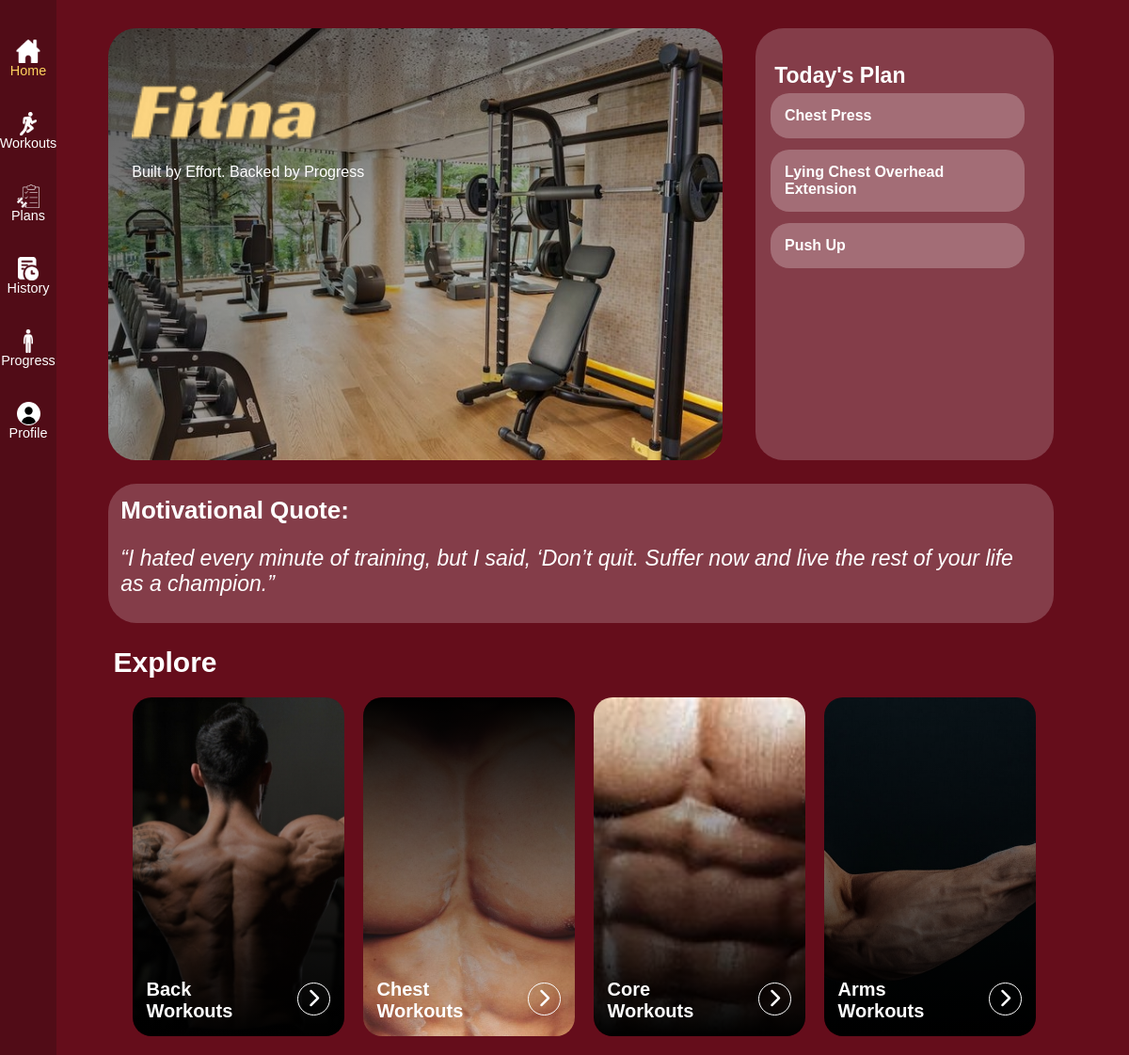
The page /home.php (signed in) on the database its author committed.
### tables this page shows
CREATE TABLE `workout_plan` (
  `id` int(11) NOT NULL,
  `user_id` int(11) NOT NULL,
  `workout_day` varchar(20) NOT NULL,
  `exercise_name` varchar(100) NOT NULL,
  `sets` int(11) NOT NULL,
  `reps` int(11) NOT NULL DEFAULT 0,
  `duration` int(11) NOT NULL DEFAULT 0,
  `completed` tinyint(1) NOT NULL DEFAULT 0,
  `planned_date` date DEFAULT NULL
);

### home.php (the view, shortened to what this page needs)
<?php
include("database.php");
$user_id = $_SESSION['user_id'];
$today = date('Y-m-d');
$sql = $conn->prepare("SELECT * FROM workout_plan WHERE user_id = ? AND planned_date = ?");
$sql->bind_param("is", $user_id, $today);
$sql->execute();
$result = $sql->get_result();
$quotes = [
    "“It’s supposed to be hard. If it wasn’t hard, everyone would do it.  The hard is what makes it great.”",
    "“You have to push past your perceived limits, push past that point you thought was as far as you can go.” ",
    "“If you want something you’ve never had, you must be willing to do something you’ve never done.”",
    "“Workout till you feel that pain and soreness in muscles. This one is good pain. No pain, no gain.”",
    "“Just believe in yourself. Even if you don’t, just pretend that you do and at some point, you will.”",
    "“I hated every minute of training, but I said, ‘Don’t quit. Suffer now and live the rest of your life as a champion.”",
    "“Most people fail, not because of lack of desire, but, because of lack of commitment.”"
];
$randomQuote = $quotes[array_rand($quotes)];
$pageId = 'home';
?>
<!DOCTYPE html>
<html lang="en">
<head>
    <link rel="stylesheet" href="assets/styles/home-style.css">
    <link href="https://cdnjs.cloudflare.com/ajax/libs/font-awesome/6.5.0/css/all.min.css" rel="stylesheet">
</head>
<body>
    <div class="nav">
        <ul>
            <li>
                <a href="home.php" class="<?= ($pageId == 'home') ? 'active' : '' ?>">
                    <div>
                        <img src="assets/images/home-icon.webp" alt="">
                        <p>Home</p>
                    </div>
                </a>
            </li>
            <li>
                <a href="workouts.php" class="<?= ($pageId == 'workouts') ? 'active' : '' ?>">
                    <div>
                        <img src="assets/images/workouts-icon.webp" alt="">
                        <p>Workouts</p>
                    </div>
                </a>
            </li>
            <li>
                <a href="plans.php" class="<?= ($pageId == 'plans') ? 'active' : '' ?>" >
                    <div>
                        <img src="assets/images/plans-icon.webp" alt="">
                        <p>Plans</p>
                    </div>
                </a>
            </li>
            <li>
                <a href="history.php" class="<?= ($pageId == 'history') ? 'active' : '' ?>" >
                    <div>
                        <img src="assets/images/history-icon.webp" alt="">
                        <p>History</p>
                    </div>
                </a>
            </li>
            <li>
                <a href="progress.php" class="<?= ($pageId == 'progress') ? 'active' : '' ?>">
                    <div>
                        <img src="assets/images/progress-icon.webp" alt="">
                        <p>Progress</p>
                    </div>
                </a>
            </li>
            <li>
                <a href="profile.php" class="<?= ($pageId == 'profile') ? 'active' : '' ?>">
                    <div>
                        <img src="assets/images/profile-icon.svg" alt="">
                        <p>Profile</p>
                    </div>
                </a>
            </li>
        </ul>
    </div>
    <div class="content">
        <div class="upperPart">
            <div class="leftSide">
                <img id="fitna" src="assets/images/Fitna.png" alt="">
                <p>Built by Effort. Backed by Progress</p>
            </div>
            <div class="rightSide">
                <div class="todaysPlan">
                    <h1>Today's Plan</h1>
                    <div class="plannedWOs">
                        <div class="plannedWO">
                            <?php if ($result->num_rows > 0): ?>
                                <?php while ($row = $result->fetch_assoc()): ?>
                                    <p>
                                        <strong><?= htmlspecialchars($row['exercise_name']) ?></strong>
                                    </p>
                                <?php endwhile; ?>
                            <?php else: ?>
                                <p>You have no workout plans for today.</p>
                            <?php endif; ?>
                        </div>
                    </div>
                </div>
            </div>
        </div>
        <div class="middlePart">
            <div class="quotes-holder">
                <h1>Motivational Quote:</h1>
                <div class="quotes">
                    <p><?php echo $randomQuote; ?></p>
                </div>
            </div>
        </div>
        <div class="bottomPart">
            <div class="scrollableMenu">
                <h2>Explore</h2>
                <div class="bodyPartImages">
                    <a href="workouts.php?bodypart=back" class="bodyPartLink">
                        <div class="bodyPartImage" id="bpi1">
                            <p>Back <br> Workouts</p>
                            <button id="redirectBtn">
                                <i class="fa-solid fa-chevron-right"></i>
                            </button>
                        </div>
                    </a>
                    <a href="workouts.php?bodypart=chest" class="bodyPartLink">
                        <div class="bodyPartImage" id="bpi2">
                            <p>Chest <br> Workouts</p>
                            <button id="redirectBtn">
                                <i class="fa-solid fa-chevron-right"></i>
                            </button>
                        </div>
                    </a>
                    <a href="workouts.php?bodypart=core" class="bodyPartLink">
                        <div class="bodyPartImage" id="bpi3">
                            <p>Core <br> Workouts</p>
                            <button id="redirectBtn">
                                <i class="fa-solid fa-chevron-right"></i>
                            </button>
                        </div>
                    </a>
                    <a href="workouts.php?bodypart=arms" class="bodyPartLink">
                        <div class="bodyPartImage" id="bpi4">
                            <p>Arms <br> Workouts</p>
                            <button id="redirectBtn">
                                <i class="fa-solid fa-chevron-right"></i>
                            </button>
                        </div>
                    </a>
                </div>
            </div>
        </div>
    </div>
</body>
</html>

### assets/styles/home-style.css (style rules this page uses)
* { margin: 0; padding: 0; box-sizing: border-box; font-family: "Poppins", sans-serif; }
.content { margin-left: 5%; }
body { min-height: 100vh; width: 98vw; background-color: #650d1b; display: flex; }
.nav { position: fixed; display: flex; flex-direction: column; background-color: #510c17; width: 5%; height: 100%; left: 0; padding-top: 2rem; font-size: 0.9rem; }
.nav ul { list-style-type: none; padding: 0; }
.nav ul li { display: inline; margin-right: 20px; }
.nav ul li a { text-decoration: none; color: #fff; }
.nav ul li a.active p { color: #ffd35f; }
.nav ul li a div { display: flex; flex-direction: column; align-items: center; padding: 10px; }
.nav img { width: auto; height: 25px; filter: invert(100%); }
.content { width: 95%; height: 100vh; align-items: center; justify-items: center; gap: 20px; padding: 30px; }
.upperPart { display: flex; height: 62%; width: 95%; justify-content: center; align-items: center; flex-shrink: 0; }
.leftSide { background: linear-gradient(to bottom right, #000000ab, #ffffff00), url('../images/homePic.jpg'); background-size: cover; background-position: bottom; background-repeat: no-repeat; border-radius: 30px; width: 65%; height: 100%; color: #fff; padding: 25px; }
#fitna { height: 30%; }
.leftSide p { font-weight: 500; margin-top: -8px; }
.rightSide { height: 100%; width: 35%; }
.todaysPlan { background-color: #843D49; width: 90%; height: 100%; justify-self: right; border-radius: 30px; color: #fff; align-content: center; overflow: hidden; }
.todaysPlan h1 { margin-left: 20px; font-size: 23px; }
.plannedWOs { height: 77%; width: 90%; overflow: auto; padding-right: 15px; justify-self: center; margin-top: 5px; }
.plannedWO { display: flex; flex-direction: column; gap: 12px; }
.plannedWO p { background-color: #f2ebeb46; border-radius: 20px; padding: 15px; font-weight: 600; }
.middlePart { margin-top: 25px; width: 95%; height: 20%; justify-items: center; }
.quotes-holder { width: 100%; height: 100%; background-color: #843D49; border-radius: 30px; padding: 13px; }
.quotes { display: flex; align-items: center; justify-content: center; height: 80%; }
.quotes-holder h1 { color: #fff; font-size: 26px; font-weight: 600; }
.quotes p { color: #fff; font-size: 23px; font-style: italic; }
.bottomPart { display: flex; height: 40%; width: 85%; justify-content: center; align-items: center; margin-top: 25px; margin-bottom: 50px; color: #fff; align-items: flex-start; margin-left: -9%; }
.scrollableMenu h2 { font-size: 30px; }
.scrollableMenu { height: 100%; width: 100%; }
.bodyPartImages { height: 400px; min-height: 400x; max-height: 400px; width: 110%; display: flex; overflow-x: auto; overflow-y: hidden; white-space: nowrap; gap: 20px; padding: 20px; }
.bodyPartImage { height: 100%; width: 225px; border-radius: 20px; display: flex; align-items: flex-end; justify-content: space-between; padding: 15px; font-size: 20px; font-weight: 600; box-sizing: border-box; }
.bodyPartLink { display: block; height: 100%; width: 225px; text-decoration: none; color: inherit; }
.bodyPartLink .bodyPartImage { transition: box-shadow 0.3s, transform 0.2s; }
#redirectBtn { aspect-ratio: 1/1; height: 35px; border-radius: 50%; background-color: #ffffff00; border: solid 1px #fff; display: flex; align-items: center; justify-content: center; font-size: 20px; color: #fff; margin-bottom: 7px; pointer-events: none; }
#bpi1 { background: linear-gradient(#ffffff00, rgb(0, 0, 0)), url(../images/back.jpg); background-repeat: no-repeat, no-repeat; background-size: cover, cover; background-position: center, center; }
#bpi2 { background: linear-gradient(#000000, #ffffff00), url(../images/chest.jpg); background-repeat: no-repeat, no-repeat; background-size: cover, cover; background-position: 0%, 50%; }
#bpi3 { background: linear-gradient(#ffffff00, rgb(0, 0, 0)), url(../images/core.jpg); background-repeat: no-repeat, no-repeat; background-size: cover, cover; background-position: 50%, 45%; }
#bpi4 { background: linear-gradient(#ffffff00, rgb(0, 0, 0)), url(../images/arms.jpg); background-repeat: no-repeat, no-repeat; background-size: cover, cover; background-position: 60%, 60%; }

### rows shown on the page
workout_plan: exercise_name "Chest Press"
workout_plan: exercise_name "Lying Chest Overhead Extension"
workout_plan: exercise_name "Push Up"
